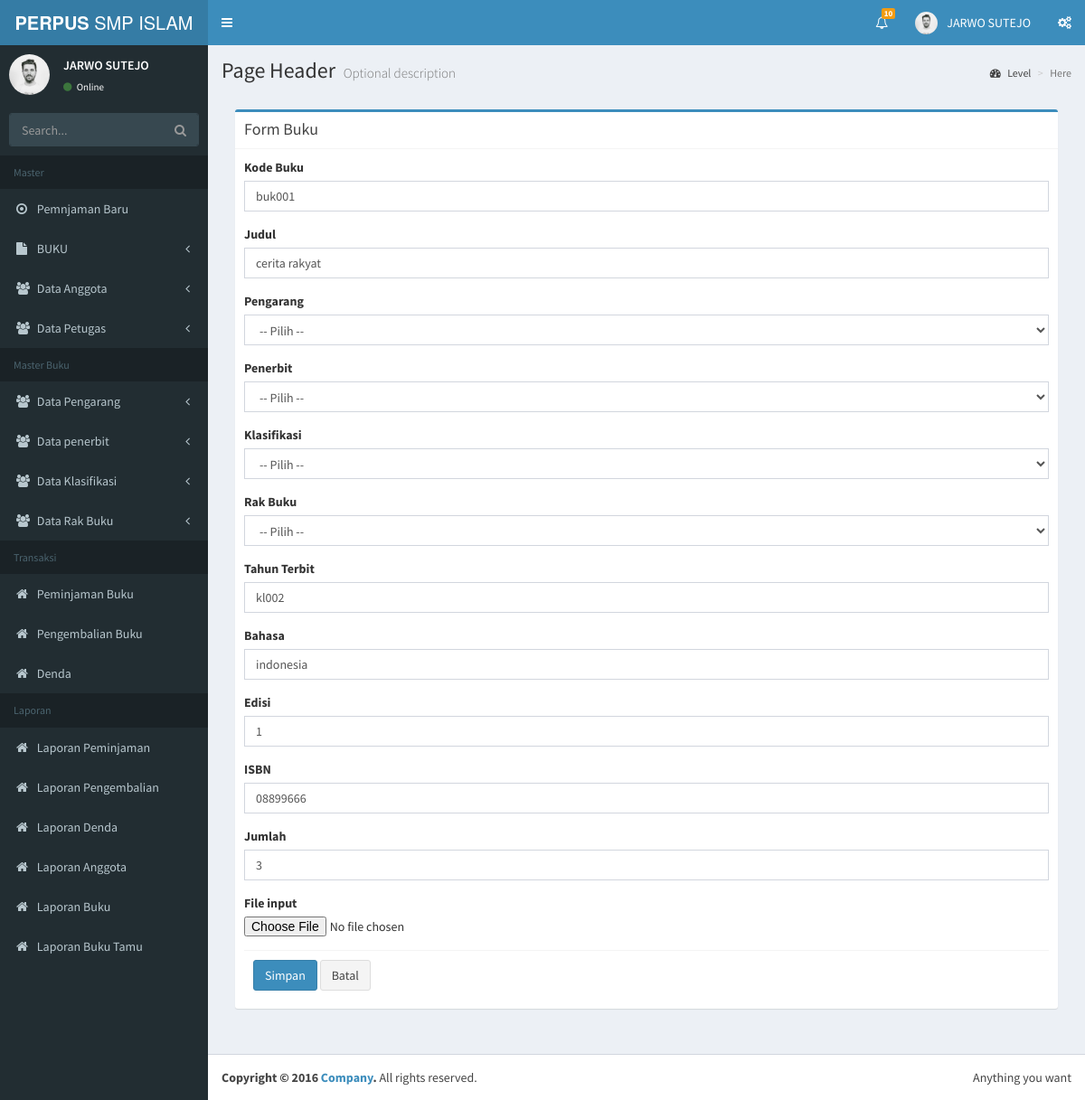
Screenshot of /pecahan/admin/index.php?page=buku&aksi=edit&id=buk001 (signed in) with the database file from the repository.
### tables this page shows
CREATE TABLE `buku` (
  `kd_buku` varchar(15) NOT NULL,
  `judul` varchar(45) NOT NULL,
  `kd_pengarang` varchar(15) NOT NULL,
  `kd_penerbit` varchar(15) NOT NULL,
  `kd_klasifikasi` varchar(15) NOT NULL,
  `thn_terbit` year(4) NOT NULL,
  `bahasa` varchar(30) NOT NULL,
  `edisi` varchar(40) NOT NULL,
  `isbn` varchar(30) NOT NULL,
  `jumlah` int(11) NOT NULL,
  `kd_rak` varchar(15) NOT NULL,
  PRIMARY KEY (`kd_buku`),
  KEY `kd_penerbit` (`kd_penerbit`),
  KEY `kd_pengarang` (`kd_pengarang`),
  KEY `kd_rak` (`kd_rak`),
  KEY `kd_klasifikasi` (`kd_klasifikasi`),
  CONSTRAINT `buku_ibfk_1` FOREIGN KEY (`kd_penerbit`) REFERENCES `penerbit` (`kd_penerbit`),
  CONSTRAINT `buku_ibfk_2` FOREIGN KEY (`kd_pengarang`) REFERENCES `pengarang` (`kd_pengarang`),
  CONSTRAINT `buku_ibfk_3` FOREIGN KEY (`kd_rak`) REFERENCES `rak_buku` (`kd_rak`),
  CONSTRAINT `buku_ibfk_4` FOREIGN KEY (`kd_klasifikasi`) REFERENCES `klasifikasi` (`kd_klasifikasi`)
);

### pecahan/admin/buku/buku_edit_form.php (the view, shortened to what this page needs)
<?php
      $id = $_GET['id'];
      $sql = mysql_query("SELECT * FROM buku where kd_buku='".$id."'");
      while ($tampil = mysql_fetch_array($sql)) {
     ?>
 	<section class="content">
      <div class="row">
        <div class="col-md-12">
          <div class="box box-primary">
            <div class="box-header with-border">
              <h3 class="box-title">Form Buku</h3>
            </div>
            <form role="form">
              <div class="box-body">
                <div class="form-group">
                  <label >Kode Buku</label>
                  <input  name="kd_buku" type="name" class="form-control" id="kd_buku" placeholder="Kode buku" value="<?php echo $tampil['kd_buku']; ?>">
                </div>
                <div class="form-group">
                  <label >Judul</label>
                  <input name="judul" type="name" class="form-control" id="judul" placeholder="Judul" value="<?php echo $tampil['judul']; ?>">
                </div>
                <div class="form-group">
                   <label>Pengarang</label>
                        <select class="form-control" name="pengarang" id="pengarang">
                          <option>-- Pilih --</option>
                        </select>
               </div>
               <div class="form-group">
                   <label>Penerbit</label>
                        <select class="form-control" name="penerbit" id="penerbit">
                          <option>-- Pilih --</option>
                        </select>
               </div>
                 <div class="form-group">
                   <label>Klasifikasi</label>
                        <select class="form-control" name="klasifikasi" id="klasifikasi">
                          <option>-- Pilih --</option>
                        </select>
               </div>
                <div class="form-group">
                   <label>Rak Buku</label>
                        <select class="form-control" name="rak_buku" id="rak_buku">
                          <option>-- Pilih --</option>
                        </select>
               </div>
                <div class="form-group">
                  <label >Tahun Terbit</label>
                  <input name="thn_terbit" type="name" class="form-control" id="thn_terbit" placeholder="Tahun Terbit" value="<?php echo $tampil['kd_klasifikasi']; ?>">
                </div>
                 <div class="form-group">
                  <label >Bahasa</label>
                  <input name="bahasa" type="name" class="form-control" id="bahasa" placeholder="Bahasa" value="<?php echo $tampil['bahasa']; ?>">
                </div>
                <div class="form-group">
                  <label >Edisi</label>
                  <input name="edisi"  type="name" class="form-control" id="edisi" placeholder="Edisi" value="<?php echo $tampil['edisi']; ?>">
                </div>
                <div class="form-group">
                  <label >ISBN</label>
                  <input name="isbn"  type="name" class="form-control" id="isbn" placeholder="ISBN" value="<?php echo $tampil['isbn']; ?>">
                </div>
                <div class="form-group">
                  <label >Jumlah</label>
                  <input name="jumlah"  type="name" class="form-control" id="jumlah" placeholder="Jumlah" value="<?php echo $tampil['jumlah']; ?>">
                </div>
                 <div class="form-group">
                  <label for="exampleInputFile">File input</label>
                  <input type="file" id="exampleInputFile">
                </div>
              <div class="box-footer">
                  <input type="submit" class="btn btn-primary" value="Simpan">
                  <button type="button" class="btn btn-default" data-dismiss="modal">Batal</button>
                </div>
 	<?php } ?>
            </form>
          </div>

### rows the page displays
buku: kd_buku "buk001", judul "cerita rakyat", thn_terbit "kl002", bahasa "indonesia", edisi "1", isbn "08899666", jumlah "3"

### other values shown
$_SESSION['nama'] "JARWO SUTEJO"
